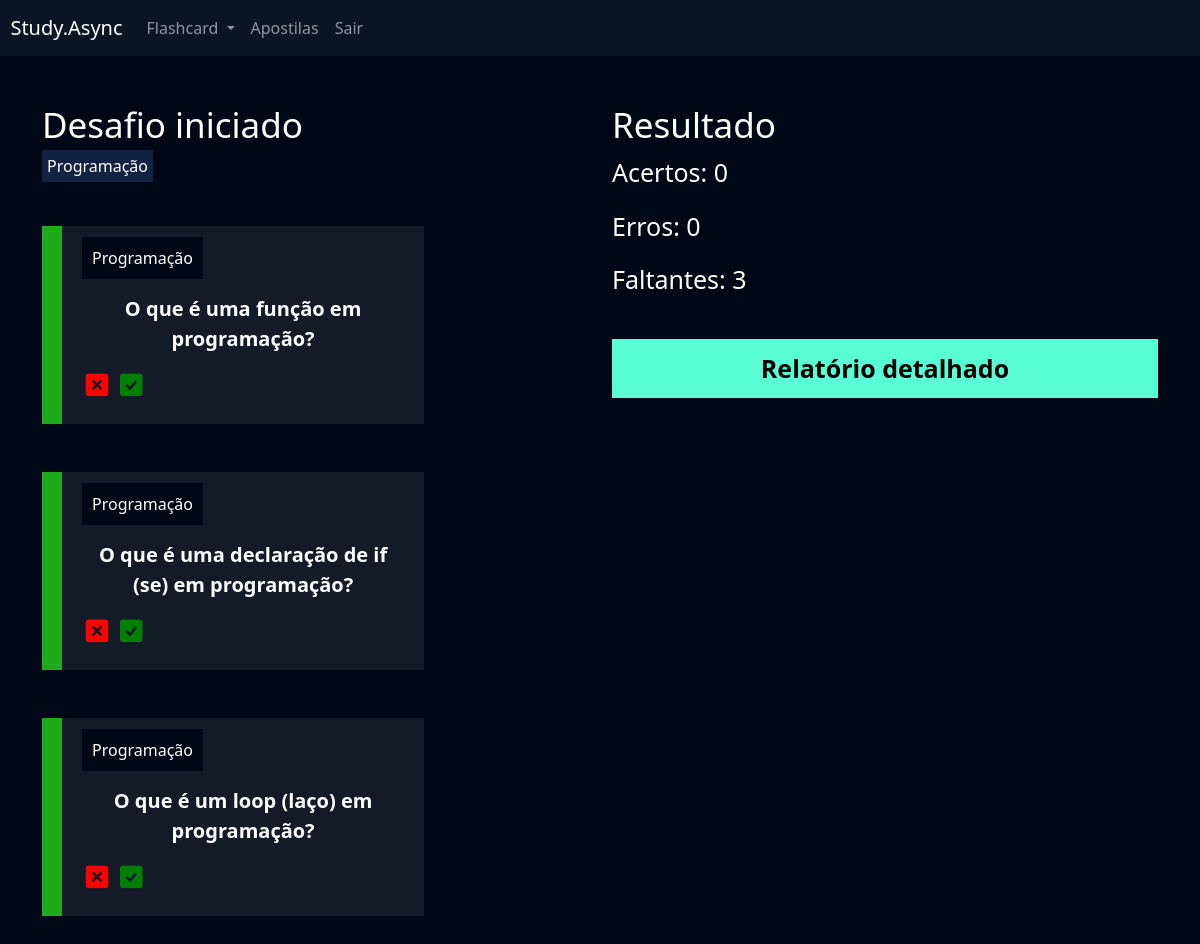
The app's page /flashcard/desafio/3/ (signed in), older data.
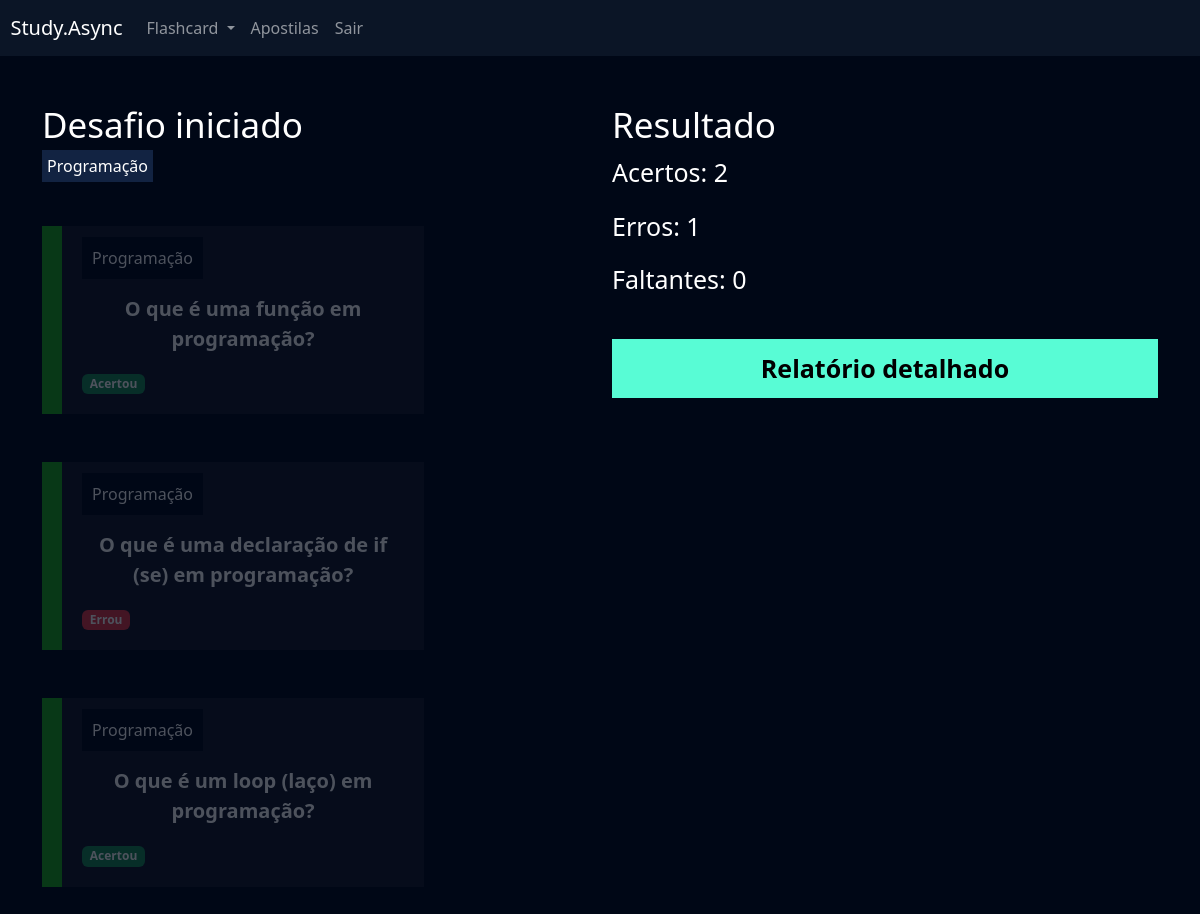
The same page, newer data.
### flashcard/models.py (models this page shows, shortened)
class FlashcardDesafio(models.Model):
    flashcard = models.ForeignKey(Flashcard, on_delete=models.DO_NOTHING)
    respondido = models.BooleanField(default=False)
    acertou = models.BooleanField(default=False)

class Flashcard(models.Model):
    DIFICULDADE_CHOICES = (('D', 'Difícil'), ('M', 'Médio'), ('F', 'Fácil'))
    user = models.ForeignKey(User, on_delete=models.DO_NOTHING)
    pergunta = models.CharField(max_length=100)
    resposta = models.TextField()
    categoria = models.ForeignKey(Categoria, on_delete=models.DO_NOTHING)
    dificuldade = models.CharField(max_length=1, choices=DIFICULDADE_CHOICES)
    @property
    def css_dificuldade(self):
        if self.dificuldade == 'F':
            return 'flashcard-facil'
        elif self.dificuldade == 'M':
            return 'flashcard-medio'
        elif self.dificuldade == 'D':
            return 'flashcard-dificil'

class Categoria(models.Model):
    nome = models.CharField(max_length=20)
    def __str__(self):
        return self.nome

### flashcard/views.py (the view)
# urls.py: path('desafio/<int:id>/', views.desafio, name='desafio'),
def desafio(request, id):
    desafio = Desafio.objects.get(id=id)
    if not desafio.user == request.user:
        raise Http404()
    if request.method == 'GET':
        acertos = desafio.flashcards.filter(respondido=True).filter(acertou=True).count()
        erros = desafio.flashcards.filter(respondido=True).filter(acertou=False).count()
        faltantes = desafio.flashcards.filter(respondido=False).count()
        categorias = desafio.categoria.all()
        return render(request,'desafio.html', {'desafio': desafio, 'acertos': acertos, 'erros': erros, 'faltantes': faltantes, 'categorias': categorias})

### flashcard/templates/desafio.html (shortened to what this page needs)
{% extends "base.html" %}
{% load static %}
{% block 'cabecalho' %}
    <link href="{% static 'usuarios/css/cadastro.css' %}" rel="stylesheet">
    <link href="{% static 'flashcard/css/novo_flashcard.css' %}" rel="stylesheet">
    <link href="{% static 'flashcard/css/iniciar_desafio.css' %}" rel="stylesheet">
    <link href="{% static 'flashcard/css/desafio.css' %}" rel="stylesheet">
    <link href='https://unpkg.com/boxicons@2.1.4/css/boxicons.min.css' rel='stylesheet'>
{% endblock 'cabecalho' %}
{% block 'conteudo' %}
    {% include "partials/header.html" %}
    <div class="container">
        <br>
        <br>
        <div class="row">
            <div class="col-md">
                <h3 class="fonte-secundaria" >Desafio iniciado</h3>
                {% for categoria in categorias %}
                    <span class="badge-categoria">{{ categoria.nome }}</span>
                {% endfor %}
                <br>
                <br>
                <br>
                {% for flash in desafio.flashcards.all %}
                    <div class="box-new-flashcard {% if flash.respondido %}op2{% endif %}">
                        <div class="flashcard {{flash.flashcard.css_dificuldade}}">
                            <div class="flashcard-categoria">
                                {{flash.flashcard.categoria}}
                            </div>
                            <br>
                            <br>
                            <div class="flashcard-box-item" onclick="flip_card({{flash.id}})">
                                <p class="flashcard-item">{{flash.flashcard.pergunta}}</p>
                            </div>
                            {% if not flash.respondido %}
                            <div class="responder">
                                <a href="{% url 'responder_flashcard' flash.id %}?acertou=0&desafio_id={{desafio.id}}"><i class='bx bxs-x-square icone-vermelho'></i></a>
                                <a href="{% url 'responder_flashcard' flash.id %}?acertou=1&desafio_id={{desafio.id}}"><i class='bx bxs-check-square icone-verde' ></i></a>
                            </div>
                            {% else %}
                                {% if flash.acertou %}
                                    <span class="badge bg-success">Acertou</span>
                                {% else %}
                                    <span class="badge bg-danger">Errou</span>
                                {% endif%}
                            {% endif %}
                        </div>
                    </div>
                    <br>
                    <br>
                {% endfor %}
            </div>
            <div class="col-md">
                <h3 class="fonte-secundaria">Resultado</h3>
                <p class="fonte-p">Acertos: {{acertos}}</p>
                <p class="fonte-p">Erros: {{erros}}</p>
                <p class="fonte-p">Faltantes: {{faltantes}}</p>
                <br>
                <a class="btn-cadastro btn-desafio" href="{% url 'relatorio' desafio.id %}">Relatório detalhado</a>
            </div>
        </div>
    </div>
{% endblock 'conteudo' %}

Row changes from the older to the newer data that the page shows:
changed FlashcardDesafio "O que é uma função em programação?": now shows "Acertou"
changed FlashcardDesafio "O que é uma declaração de if (se) em programação?": now shows "Errou"
changed FlashcardDesafio "O que é um loop (laço) em programação?": now shows "Acertou"
Text that changed along with them:
{{ acertos }}: "0" → "2"
{{ erros }}: "0" → "1"
{{ faltantes }}: "3" → "0"
